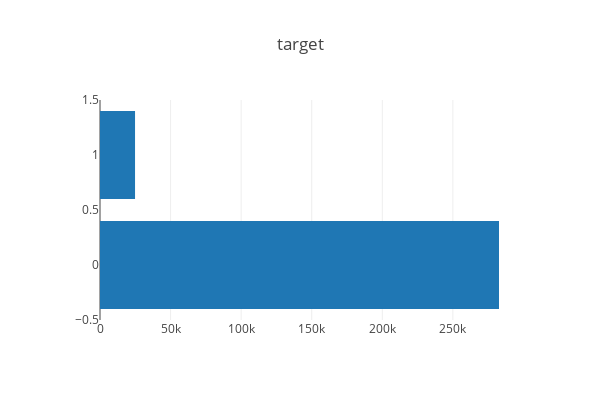

Notebook code cell kept with this figure:
### Code cell
bar(application, col_name="TARGET", title="target")

### Figure 1 — Plotly figure (JSON) as saved in the notebook; plotly's stock layout.template omitted (floating-point values rounded to 4 significant figures)
{"data": [{"orientation": "h", "type": "bar", "x": [24825, 282686], "y": [1, 0]}], "layout": {"height": 400, "margin": {"l": 100}, "title": "target", "width": 600}}
